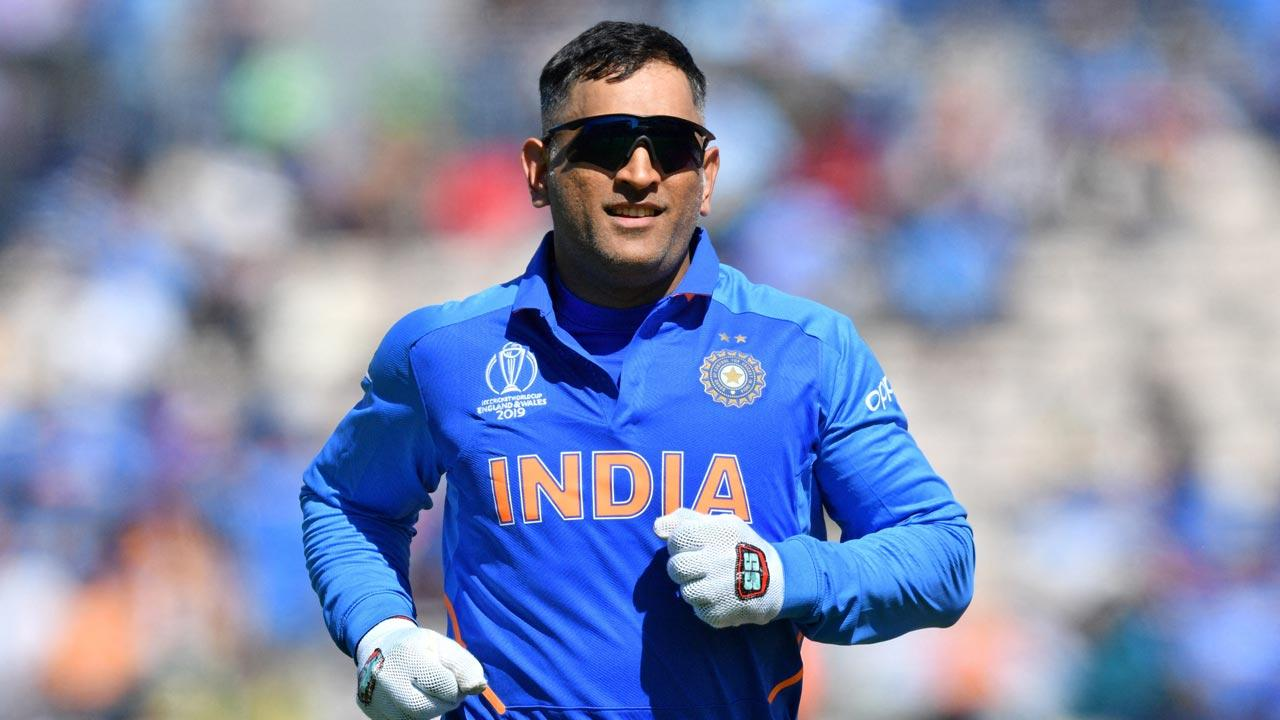
#> input picture dhoni.jpg, 1280 x 720 px, found by its file name
$ python ClassAssignment6.py
#> lines starting #> are read from the running program, lines starting #| are printed output that depends on the picture; after the words box and inside, x2 and y2 are one past the last pixel; in counts of white or black regions, pixels touching at a corner belong together
#Assignment6:
#Task-->Read a color image,convert the color image to gray scale and do contrast maniplution.
#display output images.
import math                                                #import the required libraries.
import numpy as np
import cv2
image = cv2.imread('D:\pythonfiles\DIP\dhoni.jpg')         #reading the image.
#> image is the input picture: shape (720, 1280, 3); mean B, G, R 174.2, 140.5, 130.3
grayscaleimage = cv2.cvtColor(image, cv2.COLOR_BGR2GRAY)   #Converting it into grayscale.
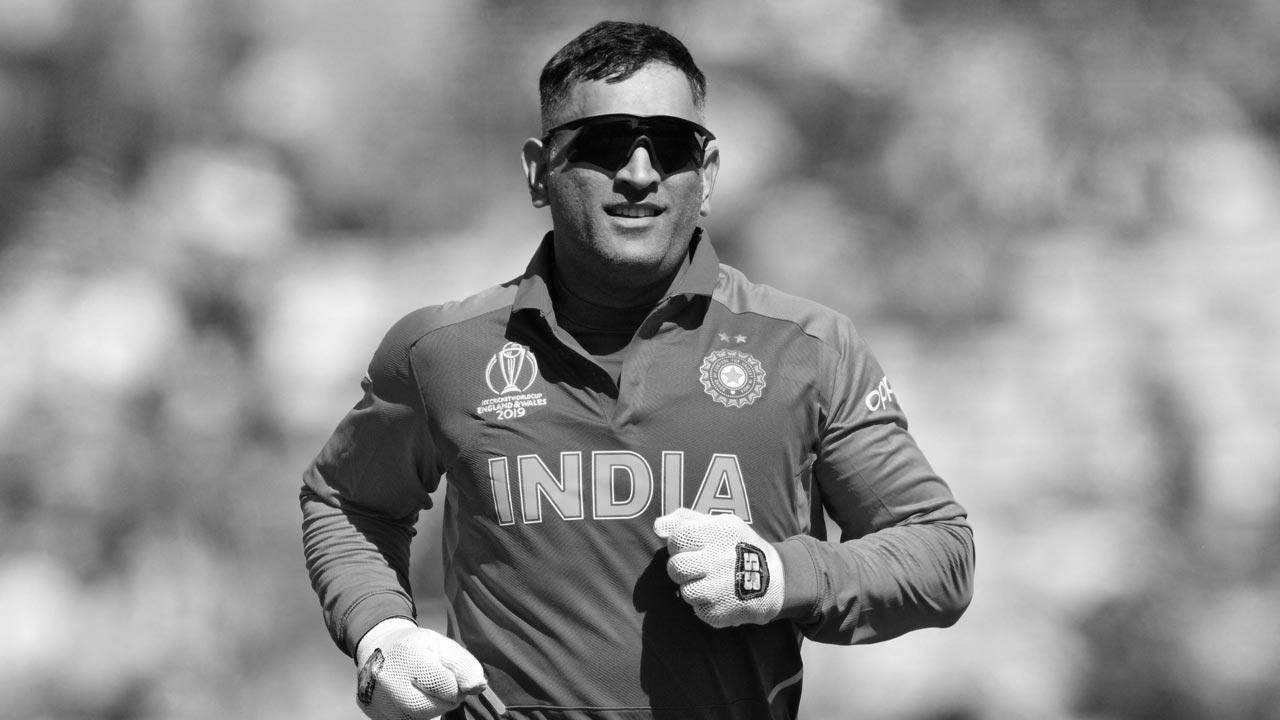
#> grayscaleimage: shape (720, 1280); min 0, max 255, mean 141.3

#-----------------Contrast Manipulation-------------------
#to increase contrast we multiple image with a constant, greater than one.
#to decrease contrast we multiple image with a constant, lesser than one.

cv2.imshow("original Image",grayscaleimage)
cv2.waitKey(0)
cv2.imshow("increase contrast Image",grayscaleimage*1.1)
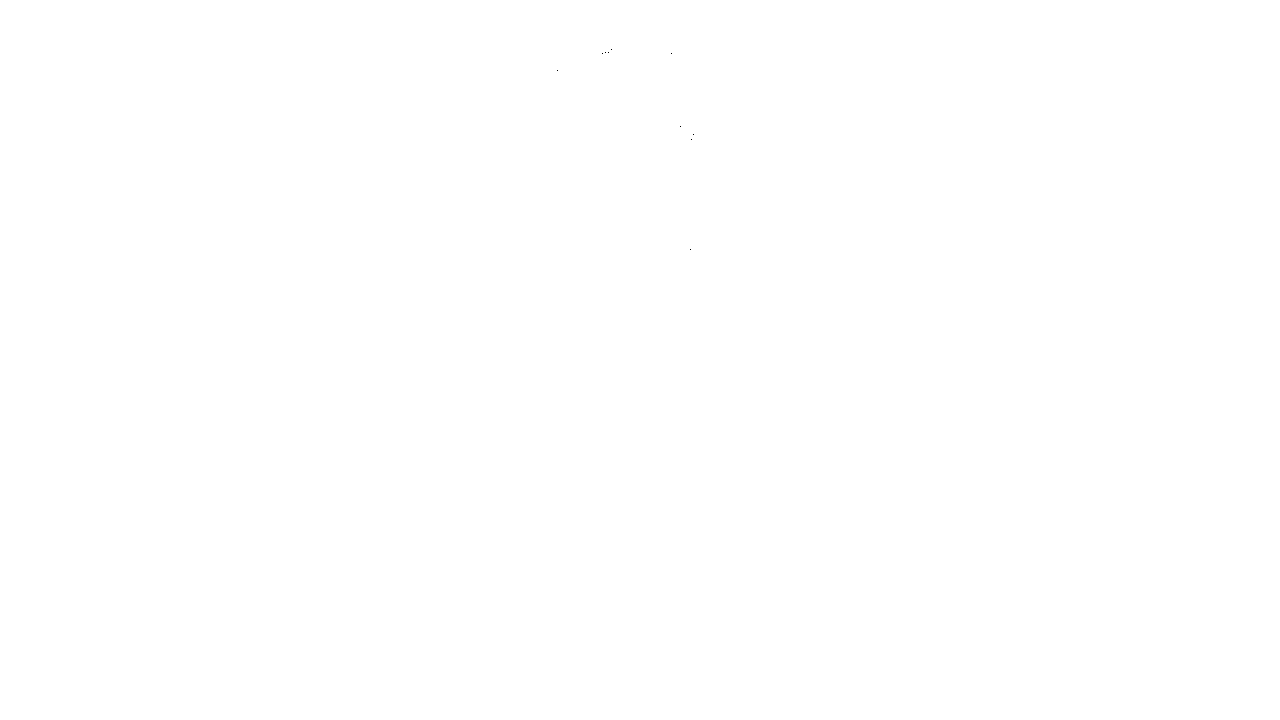
#> window 'increase contrast Image': shape (720, 1280); 100% white; black in thin lines or dots, all inside (x1, y1, x2, y2) = (557, 49, 694, 250)
cv2.waitKey(0)
cv2.imshow("decrease contrast Image",grayscaleimage*0.0009)
cv2.waitKey(0)
cv2.destroyAllWindows()

$ run again, with little.jpg copied over dhoni.jpg
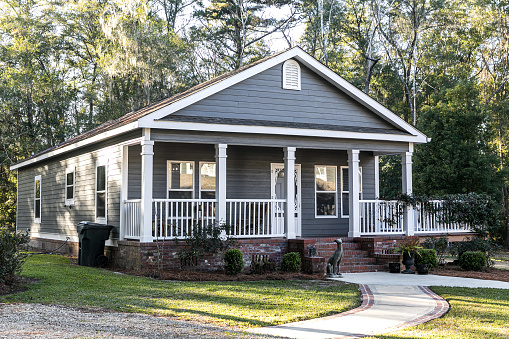
#> input picture little.jpg, 509 x 339 px, found by its file name
#> image is the input picture: shape (339, 509, 3); mean B, G, R 116.2, 127.4, 124.6
#> `grayscaleimage = cv2.cvtColor(image, cv2.COLOR_BGR2GRAY)`:
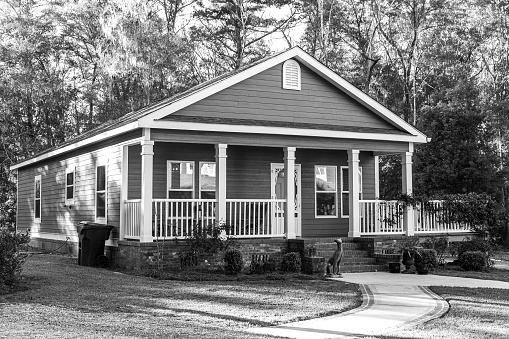
#> grayscaleimage: shape (339, 509); min 0, max 255, mean 125.3
